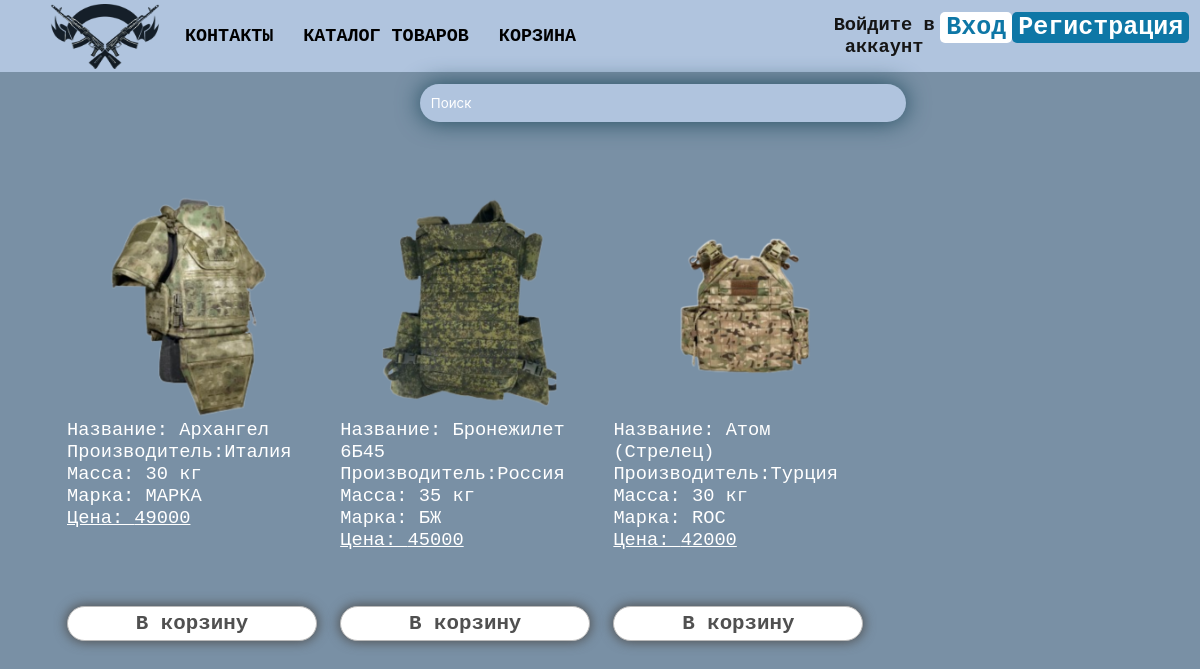
Screenshot of /bronijeleti.php with the database file from the repository.
### tables this page shows
CREATE TABLE `ekipirovka` (
  `id` int(11) NOT NULL,
  `naimenovanie` varchar(30) NOT NULL,
  `nazvanie` varchar(45) NOT NULL,
  `strana` varchar(30) NOT NULL,
  `marka` varchar(15) NOT NULL,
  `ves` varchar(11) NOT NULL,
  `rasmer` int(11) NOT NULL,
  `cena` int(11) NOT NULL,
  `img` varchar(255) NOT NULL
);

### bronijeleti.php (the view, shortened to what this page needs)
<?php
$servername = "localhost";
$username = "root";
$password = "";
$dbname = "bd_sklad";
$conn = new PDO("mysql:host=$servername;dbname=$dbname", $username, $password);
$conn ->setAttribute(PDO::ATTR_ERRMODE, PDO::ERRMODE_EXCEPTION);
$data =$conn->prepare("SELECT * FROM `ekipirovka`");
$data ->execute();
$result = $data ->fetchAll();
?>
<!DOCTYPE>
<html>
<head>
    <link rel="stylesheet" type="text/css" href="stili.css.php">
</head>
<body>
<div class="verh">
        <div class="panel">
            <div class="side-title">
                <?php
                if (isset($_SESSION['user']['name']))
                    echo ("<h3>".$_SESSION['user']['name']." ".$_SESSION['user']['name2']."</h3>");
                else echo "<h3>Войдите в аккаунт</h3>";
                ?>
            </div>
            <?php
            if (isset($_SESSION['user']['name'])){
                echo "<div><form action='logout.php' style='color: #FFFFFF'><button class='vhod'>Выход</button></form></div>";
            }
            else
                echo " <div ><form action='vhod.php' style='color: #FFFFFF'><button class='vhod'>Вход</button></form></div>
        <div><form action='registraciy.php' style='color: #FFFFFF'><button class='registr'>Регистрация</button></form></div>"
            ?>
        </div>
        <ul>
            <a href="index.php"><img class="img1" src="1.png"></a>
            <li><a href="#">Контакты</a>
            </li>
            <li><a href="#">Каталог товаров</a>
            <li><a href="korzina.php">Корзина</a></li>
            </li>
        </ul>
    </div>
<form class="form2" action="vintovki.php">
    <input class="inputText" type="text" id="post" placeholder="Поиск">
</form>
    <main>
        <section>
            <article class="post">
                <?php
                foreach( $result as $img){
                    if ($img['naimenovanie'] == 'Бронежилет'  ){
                        echo "<div class='f1'>";
                        $foto= $img['img'];
                        $nasvanie=$img['nazvanie'];
                        $strana=$img['strana'];
                        $marka=$img['marka'];
                        $ves=$img['ves'];
                        $cena=$img['cena'];
                        echo"<img src='$foto' class='img3'>";
                        echo "<span class='podpisi'>Название: $nasvanie<br>Производитель:$strana<br> Масса: $ves<br> Марка: $marka<br><span class='cena'>Цена: $cena</span></span><br><input type='button' class='st11' value='В корзину' data-id='".$img['id']."'>";
                        echo "</div>";
                    }
                }
                ?>
            </article>
        </section>
    </main>
</body>
</html>

### rows the page displays
ekipirovka: img (picture), nazvanie "Архангел", strana "Италия", ves "30 кг", marka "МАРКА", cena "49000"
ekipirovka: img (picture), nazvanie "Бронежилет 6Б45", strana "Россия", ves "35 кг", marka "БЖ", cena "45000"
ekipirovka: img (picture), nazvanie "Атом (Стрелец)", strana "Турция", ves "30 кг", marka "ROC", cena "42000"
